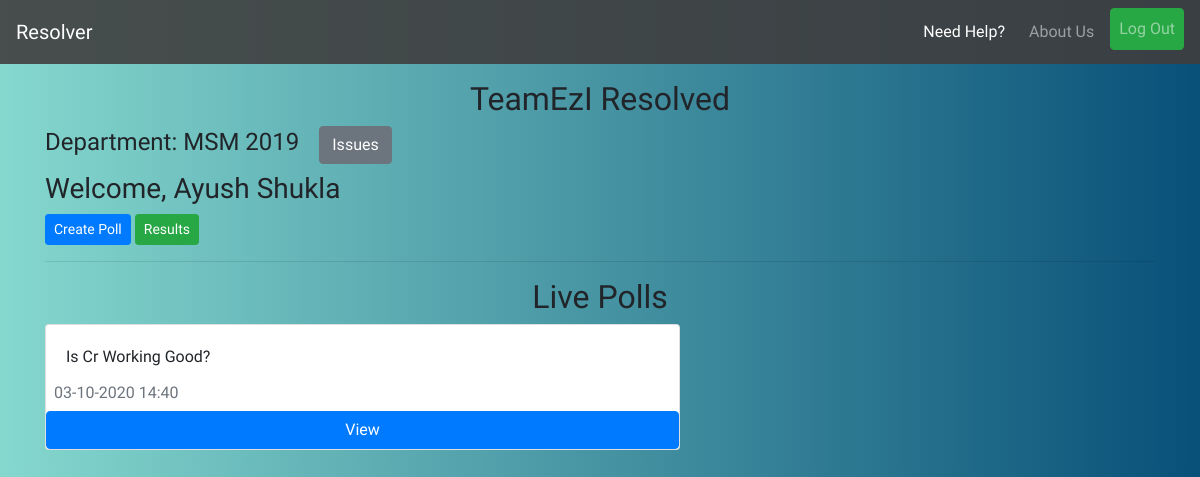
/polling/ (signed in), run on an earlier commit of the app's database.
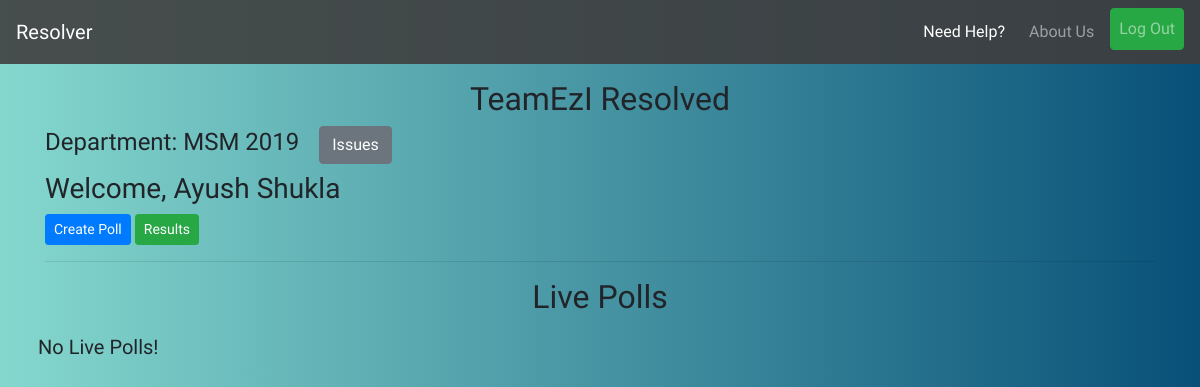
And on a later commit of the database.
### polling/models.py (models this page shows, shortened)
class Poll(models.Model):
    user = models.ForeignKey(UserInfo,on_delete=models.CASCADE,related_name='polluser',blank=True)
    statement = models.CharField(max_length=128)
    options = models.ManyToManyField(Option,blank=True,related_name='poll')
    department = models.CharField(max_length=20,blank=True)
    join = models.CharField(max_length=4,blank=True)
    active = models.BooleanField(default=True)
    timestamp = models.DateTimeField(auto_now_add=True)
    updated = models.DateTimeField(auto_now=True)

### polling/views.py (the view)
# urls.py: path('',views.polling_list_view,name='list'),
@login_required
def polling_list_view(request):
    qs = Poll.objects.filter(active=True,department=request.user.info.department,join=request.user.info.join_year).order_by('-timestamp')
    return render(request,'polling/poll-list.html',{'object_list':qs})

### polling/templates/polling/poll-list.html
{% extends 'base.html' %}
{% block content %}
<h2 class="mt-3 text-center">TeamEzI Resolved</h2>
<h4 class="inline-block">Department: {{request.user.info.department|upper}} {{request.user.info.join_year}}</h4>
<a class="btn btn-secondary ml-3 " href="{% url 'reporter:index' %}">Issues</a>
<h3 class="mt-2">Welcome, {{request.user.first_name}} {{request.user.last_name}}</h3>
{% if request.user.info.is_cr %}
<a class="btn btn-primary btn-sm" href="{% url 'polling:create' %}">Create Poll</a>
{% endif %}
<a class="btn btn-success btn-sm" href="{% url 'polling:result-list' %}">Results</a>
<hr>
<h2 class="mt-2 text-center">Live Polls</h2>
<div class="row">
    {% for object in object_list %}
    <div class="col-lg-7 col-md-10 col-sm-12 mb-3">
        <div class="card">
            <div class="card-body">
                {{object.statement}}
            </div>
            <h6 class="card-subtitle mb-2 ml-2 text-muted">{{object.timestamp|date:'d-m-Y H:i'}}</h6>
            <a class="btn btn-primary" href="{% url 'polling:detail' object.id %}">View</a>
        </div>
    </div>
    {% empty %}
    <p class="lead my-2 ml-2">No Live Polls!</p>
    {% endfor %}
</div>
{% endblock %}

What changed in the data, as far as the page shows it:
removed Poll: statement "Is Cr Working Good?", timestamp "03-10-2020 14:40"
Also different on the page:
text now shown: "No Live Polls!"
